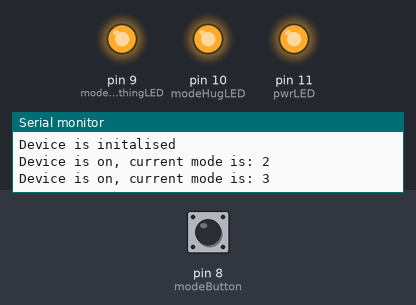
This sketch was run on a simulated Arduino Uno, built with avr-gcc and run on an emulated ATmega328P. On the bench: output pins drawn as LEDs (lit = HIGH), the last lines printed to the serial monitor. The inputs (shaded band) are chosen by the test bench; at power-on: pin 8 (modeButton) HIGH.

Above: at 1.2 s.
1.3 s: pin 8 (modeButton) pulled LOW for 0.15 s
At 3.9 s:
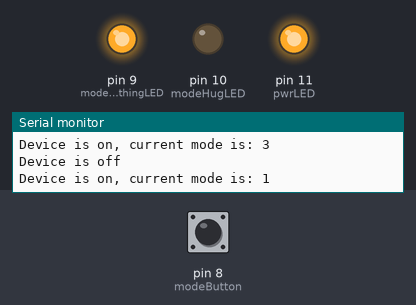
4.3 s: pin 8 (modeButton) pulled LOW for 1 s
At 5.0 s:
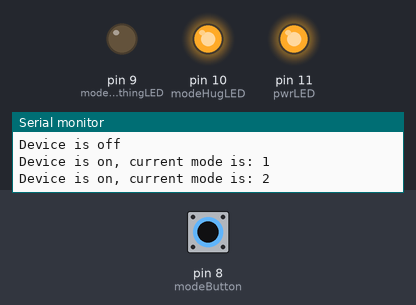
8.3 s: pin 8 (modeButton) pulled LOW for 0.15 s
At 8.55 s:
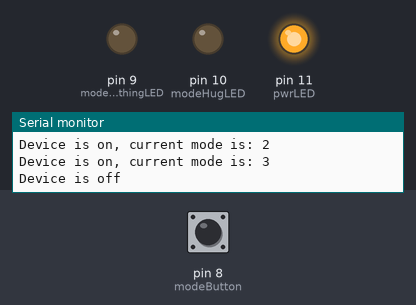
11.4 s: pin 8 (modeButton) pulled LOW for 3.2 s
At 14.61 s:
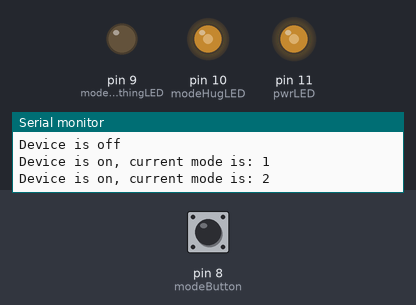
16.2 s: pin 8 (modeButton) pulled LOW for 0.15 s
19.3 s: pin 8 (modeButton) pulled LOW for 1 s
Timing chart, 0 to 24.3 s (numbered marks = the images above; inputs shaded):
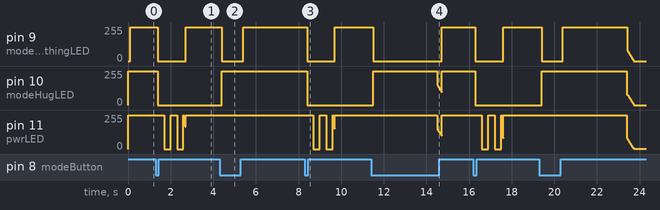

Measured:
- after the input at 4.3 s, pin 10 (modeHugLED): 0/255 → 255/255 after 0.10 s; pin 11 (pwrLED): stays 255/255 (without the input it goes to 164/255 after 1.4 s)
- after the input at 11.4 s, pin 10 (modeHugLED): ramps from 255/255 to 96/255 and jumps back, once every 3.2 s

The sketch:

Control_BoardMDP_Tests.ino
```cpp
// PINS FOR BOARD
#define pumpSIG 3
#define motorSIG 5
#define BM_limitswitch 7
#define modeButton 8
#define modeBreathingLED 9
#define modeHugLED 10
#define pwrLED 11  //connect to PWM
// can have LED pin mapped, but chose not to
#define PRS_OUT A1
#define force_OUT A2

/* Notes for device modes:
- Mode 0: Power off mode
- Mode 1: Breathing only mode
- Mode 2: Hugging only mode
- Mode 3: Both modes at once

Default start mode = Breathing only

*/

// Limit Switch feedback variables
unsigned long motion_number = 0;
unsigned long timeOfLastBM;
unsigned long timeBetweenBM;
unsigned long LAST_timeBetweenBM;
bool BMlimit_stateLast;
bool BMlimit_state;
float AVG_timeBM;

//

//control panel variables
int deviceMode = 2;  // value here will be starting mode
int lastDeviceMode = 1;
bool pwrState = 1;  // 1 -> on

bool ledstate_pwrLED;
bool ledstate_modeBreathingLED;
bool ledstate_modeHugLED;
bool LED_finished = 0;
int modeBtnReading;
int modeBtnState;
int lastmodeBtnState;
int LED_PWM;  // setting this higher means it is slower to turn off
int initialLEDPWM = 180;
// unsigned long as millis is big number
int delayLEDfade = 3000;
int delayLEDfade_default = 3000;         // milliseconds that the LEDs will stay on before fading
unsigned long lastDebounceTimeMODE = 0;  // the last time the output pin was toggled
unsigned long LEDsStarted = 0;           // counts how long the LEDs have been on
unsigned long debounceDelay = 100;       // the debounce time; increase if the output flickers

//

void setup() {
  Serial.begin(9600);
  // initalise all LEDs
  pinMode(pwrLED, OUTPUT);
  pinMode(modeHugLED, OUTPUT);
  pinMode(modeBreathingLED, OUTPUT);
  Serial.println("Device is initalised");
  //intialise button inputs
  pinMode(modeButton, INPUT);
  lastmodeBtnState = digitalRead(modeButton);  //set the inital state of the button
  LED_PWM = initialLEDPWM;
}

void loop() {
  // ALWAYS RUNNING [including when device is on standby mode (ie. 'power off')]
  DebounceMODE();  // outputs deviceMode, pwrState
  ControlPanelLED(); // runs all LEDs on control panel

  // Running if device is in 'Power On' state
  if(pwrState) { // if device is in on mode

  } else if (!pwrState) { // if in Power off/standby mode

  }
}

// ************************************** //
// FUNCTIONS FOR CONTROL PANEL
// ************************************** //

void DebounceMODE() {  // outputs device mode from 0 to 3, 0 is power off.
  modeBtnReading = digitalRead(modeButton);
  // Serial.println(modeBtnReading);
  if (modeBtnReading != lastmodeBtnState) {
    lastDebounceTimeMODE = millis();
  }
  if ((millis() - lastDebounceTimeMODE) > debounceDelay) {
    // whatever the reading is at, it's been there for longer than the debounce delay, so take it as the actual current state:
    if (modeBtnReading != modeBtnState) {
      modeBtnState = modeBtnReading;
      // change mode
      if (deviceMode < 3) {
        deviceMode++;
        pwrState = 1;
      } else if (deviceMode == 3) {
        deviceMode = 0;
        pwrState = 0;
      }
    }
  }
  lastmodeBtnState = modeBtnReading;
}

void ControlPanelLED() {
  if (deviceMode != lastDeviceMode) {  //only run this if the device state is changed
    if (deviceMode == 0) {
      Serial.println("Device is off");
      ledstate_pwrLED = 1;
      ledstate_modeHugLED = 0;
      ledstate_modeBreathingLED = 0;
      delayLEDfade = 50;
      digitalWrite(modeHugLED, LOW);
      digitalWrite(modeBreathingLED, LOW);
      Flicker(pwrLED, 300);
      digitalWrite(pwrLED, HIGH);
    } else if (deviceMode == 1) {  // breathing only
      Serial.print("Device is on, current mode is: ");
      Serial.println(deviceMode);
      ledstate_pwrLED = 1;
      ledstate_modeHugLED = 0;
      ledstate_modeBreathingLED = 1;
      digitalWrite(pwrLED, HIGH);
      digitalWrite(modeHugLED, LOW);
      digitalWrite(modeBreathingLED, HIGH);
    } else if (deviceMode == 2) {  // hugging only
      Serial.print("Device is on, current mode is: ");
      Serial.println(deviceMode);
      ledstate_pwrLED = 1;
      ledstate_modeHugLED = 1;
      ledstate_modeBreathingLED = 0;
      digitalWrite(pwrLED, HIGH);
      digitalWrite(modeHugLED, HIGH);
      digitalWrite(modeBreathingLED, LOW);
    } else if (deviceMode == 3) {
      Serial.print("Device is on, current mode is: ");
      Serial.println(deviceMode);
      ledstate_pwrLED = 1;
      ledstate_modeHugLED = 1;
      ledstate_modeBreathingLED = 1;
      digitalWrite(pwrLED, HIGH);
      digitalWrite(modeHugLED, HIGH);
      digitalWrite(modeBreathingLED, HIGH);
    }
    LEDsStarted = millis();
    LED_finished = 0;
    if (deviceMode != 0) {
      delayLEDfade = delayLEDfade_default;

    }
  }
  LEDs_Off(delayLEDfade);
  lastDeviceMode = deviceMode;
}

void Flicker(int pin, int delay_time) {
  digitalWrite(pin, HIGH);
  delay(delay_time);
  digitalWrite(pin, LOW);
  delay(delay_time);
  digitalWrite(pin, HIGH);
  delay(delay_time);
  digitalWrite(pin, LOW);
  delay(delay_time);
}

void LEDs_Off(int LEDfade) {
  if (deviceMode == lastDeviceMode) {  // only run if the LEDs have already turned on
    if (millis() >= LEDfade + LEDsStarted && !LED_finished) {
      if (ledstate_pwrLED == 1) {
        N_B_PowerOffLED(pwrLED);
      }  // only 'turn off' an LED if its on. If not then the LED turns on to the turning off brightness
      if (ledstate_modeHugLED == 1) {
        N_B_PowerOffLED(modeHugLED);
      }
      if (ledstate_modeBreathingLED == 1) {
        N_B_PowerOffLED(modeBreathingLED);
      }
    } else if (LED_finished) {
      LED_PWM = initialLEDPWM;
      // analogWrite(pwrLED, 0);
      // analogWrite(modeHugLED, 0);
      // analogWrite(modeBreathingLED, 0);
    }
  }
}

void N_B_PowerOffLED(int pin) {  //Non blocking alt code
  analogWrite(pin, LED_PWM);
  if (LED_PWM != 0) {
    LED_PWM--;
    LED_PWM--;
    // Serial.println("Start turning LEDs off");
    analogWrite(pin, LED_PWM);
    delay(8);
  } else if (LED_PWM == 0) {
    LED_finished = 1;
    delay(5);
  }
}
```
